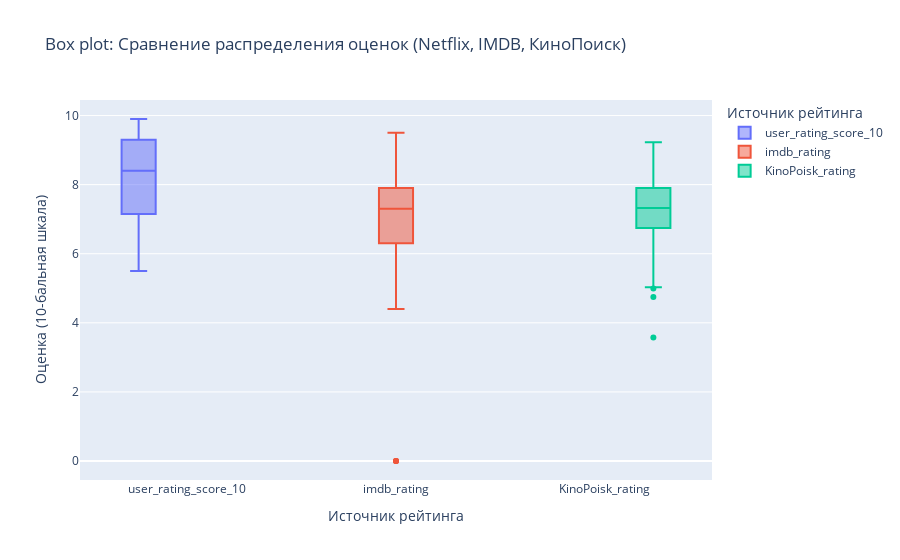

The code cell stored with this chart in its notebook:
### Markdown cell above
Было решено исследовать каким образом зависят между собой рейтинги. Первоначальная гипотеза - рейтинги должны между собой коррелировать, ведь это оценка пользователей, а они везде +- те же.

После построения тепловой карты видим удивительную зависимость между рейтингом КП и IMDB, однако между последними и user rating score зависимости не наблюдается.

**Вывод** - рейтинг Netflix специфичен, он не подчиняется общемировому рейтингу и рейтингу пользователей с КП.

**Замечание** - на Netflix оценку могут поставить только подписчики, а на imdb и КиноПоиск оценку можно ставить всем зарег. пользователям

Далее посмотрим как расспределены рейтинги с помощью box plot.

### Code cell
ratings_melted = df_extended.assign(
    user_rating_score_10 = df_extended['user rating score'] / 10
).melt(
    value_vars=['user_rating_score_10', 'imdb_rating', 'KinoPoisk_rating'],
    var_name='Рейтинг',
    value_name='Значение')

fig = px.box(
    ratings_melted,
    x='Рейтинг',
    y='Значение',
    title='Box plot: Сравнение распределения оценок (Netflix, IMDB, КиноПоиск)',
    labels={'Рейтинг': 'Источник рейтинга', 'Значение': 'Оценка (10-бальная шкала)'},
    color='Рейтинг')

fig.update_layout(
    xaxis_title='Источник рейтинга',
    yaxis_title='Оценка (10-бальная шкала)',
    boxmode='group')

fig.show()

### Figure 1 — Plotly figure (JSON) as saved in the notebook; plotly's stock layout.template omitted (floating-point values rounded to 4 significant figures; data arrays with more than 128 entries replaced by an {"elided": "..."} marker saying what was removed)
{"data": [{"alignmentgroup": "True", "hovertemplate": "Источник рейтинга=%{x}<br>Оценка (10-бальная шкала)=%{y}<extra></extra>", "legendgroup": "user_rating_score_10", "marker": {"color": "#636efa"}, "name": "user_rating_score_10", "notched": false, "offsetgroup": "user_rating_score_10", "orientation": "v", "showlegend": true, "type": "box", "x": {"elided": "256 str values"}, "x0": " ", "xaxis": "x", "y": {"elided": "256 float values"}, "y0": " ", "yaxis": "y"}, {"alignmentgroup": "True", "hovertemplate": "Источник рейтинга=%{x}<br>Оценка (10-бальная шкала)=%{y}<extra></extra>", "legendgroup": "imdb_rating", "marker": {"color": "#EF553B"}, "name": "imdb_rating", "notched": false, "offsetgroup": "imdb_rating", "orientation": "v", "showlegend": true, "type": "box", "x": {"elided": "256 str values"}, "x0": " ", "xaxis": "x", "y": {"elided": "256 float values"}, "y0": " ", "yaxis": "y"}, {"alignmentgroup": "True", "hovertemplate": "Источник рейтинга=%{x}<br>Оценка (10-бальная шкала)=%{y}<extra></extra>", "legendgroup": "KinoPoisk_rating", "marker": {"color": "#00cc96"}, "name": "KinoPoisk_rating", "notched": false, "offsetgroup": "KinoPoisk_rating", "orientation": "v", "showlegend": true, "type": "box", "x": {"elided": "256 str values"}, "x0": " ", "xaxis": "x", "y": {"elided": "256 float values"}, "y0": " ", "yaxis": "y"}], "layout": {"boxmode": "group", "legend": {"title": {"text": "Источник рейтинга"}, "tracegroupgap": 0}, "title": {"text": "Box plot: Сравнение распределения оценок (Netflix, IMDB, КиноПоиск)"}, "xaxis": {"anchor": "y", "categoryarray": ["user_rating_score_10", "imdb_rating", "KinoPoisk_rating"], "categoryorder": "array", "domain": [0, 1], "title": {"text": "Источник рейтинга"}}, "yaxis": {"anchor": "x", "domain": [0, 1], "title": {"text": "Оценка (10-бальная шкала)"}}}}
